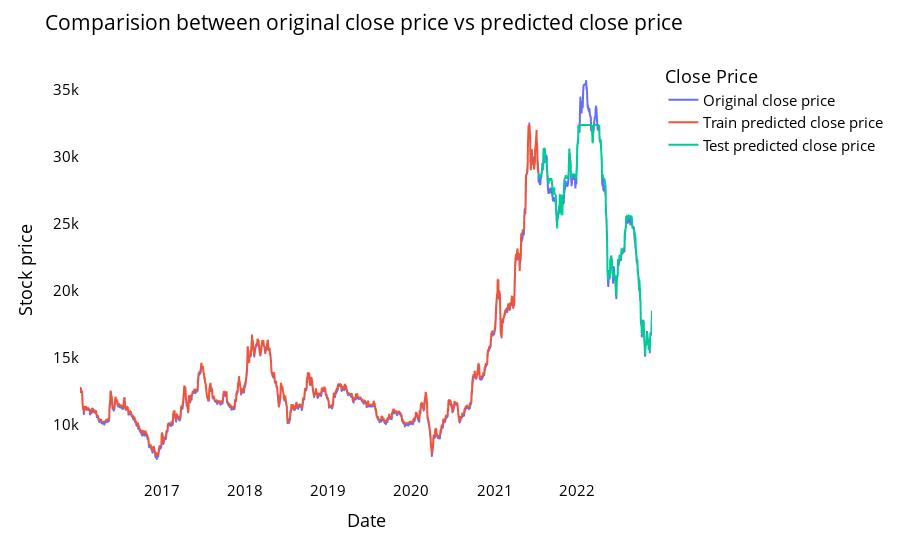

Write notebook code for a chart like this one.
### Code cell
# shift train predictions for plotting
from itertools import cycle
import plotly.express as px
print(RF_train_predict.shape)
print(RF_test_predict.shape)
print(len(closedf))
look_back=time_step

trainPredictPlot = np.empty_like(closedf)
trainPredictPlot[:, :] = np.nan
trainPredictPlot[0:len(RF_train_predict), :] = RF_train_predict

print("Train predicted data: ", trainPredictPlot)

# shift test predictions for plotting
testPredictPlot = np.empty_like(closedf)
testPredictPlot[:, :] = np.nan
testPredictPlot[len(RF_train_predict):len(closedf), :] = RF_test_predict

print("Test predicted data: ", testPredictPlot)

names = cycle(['Original close price','Train predicted close price','Test predicted close price'])


plotdf = pd.DataFrame({'date': close_stock['trunc_time'],
                       'original_close': close_stock['ma_5'],
                      'train_predicted_close': trainPredictPlot.reshape(1,-1)[0].tolist(),
                      'test_predicted_close': testPredictPlot.reshape(1,-1)[0].tolist()})

fig = px.line(plotdf,x=plotdf['date'], y=[plotdf['original_close'],plotdf['train_predicted_close'],
                                          plotdf['test_predicted_close']],
              labels={'value':'Stock price','date': 'Date'})
fig.update_layout(title_text='Comparision between original close price vs predicted close price',
                  plot_bgcolor='white', font_size=15, font_color='black', legend_title_text='Close Price')
fig.for_each_trace(lambda t:  t.update(name = next(names)))

fig.update_xaxes(showgrid=False)
fig.update_yaxes(showgrid=False)
fig.show()

### Figure 1 — Plotly figure (JSON) as saved in the notebook; plotly's stock layout.template omitted (floating-point values rounded to 4 significant figures; data arrays with more than 128 entries replaced by an {"elided": "..."} marker saying what was removed)
{"data": [{"hovertemplate": "variable=original_close<br>Date=%{x}<br>Stock price=%{y}<extra></extra>", "legendgroup": "original_close", "line": {"color": "#636efa", "dash": "solid"}, "marker": {"symbol": "circle"}, "mode": "lines", "name": "Original close price", "showlegend": true, "type": "scattergl", "x": {"elided": "1727 str values"}, "xaxis": "x", "y": {"elided": "1727 float values"}, "yaxis": "y"}, {"hovertemplate": "variable=train_predicted_close<br>Date=%{x}<br>Stock price=%{y}<extra></extra>", "legendgroup": "train_predicted_close", "line": {"color": "#EF553B", "dash": "solid"}, "marker": {"symbol": "circle"}, "mode": "lines", "name": "Train predicted close price", "showlegend": true, "type": "scattergl", "x": {"elided": "1727 str values"}, "xaxis": "x", "y": {"elided": "1727 float values"}, "yaxis": "y"}, {"hovertemplate": "variable=test_predicted_close<br>Date=%{x}<br>Stock price=%{y}<extra></extra>", "legendgroup": "test_predicted_close", "line": {"color": "#00cc96", "dash": "solid"}, "marker": {"symbol": "circle"}, "mode": "lines", "name": "Test predicted close price", "showlegend": true, "type": "scattergl", "x": {"elided": "1727 str values"}, "xaxis": "x", "y": {"elided": "1727 float values"}, "yaxis": "y"}], "layout": {"font": {"color": "black", "size": 15}, "legend": {"title": {"text": "Close Price"}, "tracegroupgap": 0}, "margin": {"t": 60}, "plot_bgcolor": "white", "title": {"text": "Comparision between original close price vs predicted close price"}, "xaxis": {"anchor": "y", "domain": [0, 1], "showgrid": false, "title": {"text": "Date"}}, "yaxis": {"anchor": "x", "domain": [0, 1], "showgrid": false, "title": {"text": "Stock price"}}}}
